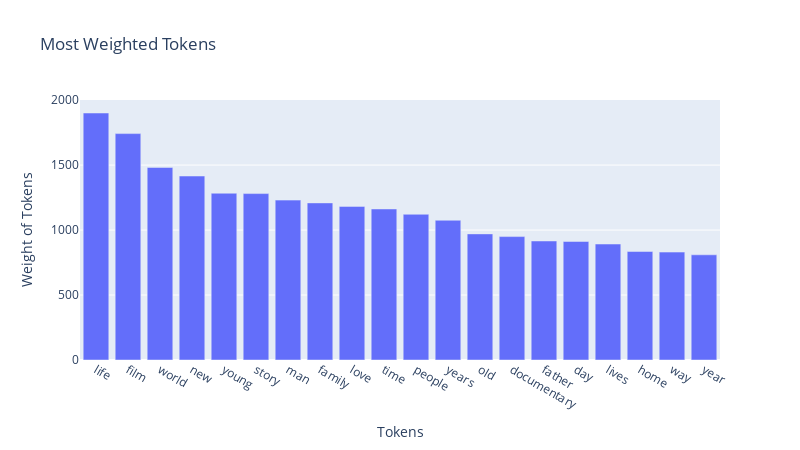

Notebook code cell kept with this figure:
### Code cell
# Plotting the most weighted words in the entire corpus with min_df=.02

words = tfidf.get_feature_names()
word_counts = X_train_transformed.toarray().sum(axis=0)

plotly_most_frequentTF(words, word_counts)

### Figure 1 — Plotly figure (JSON) as saved in the notebook; plotly's stock layout.template omitted (floating-point values rounded to 4 significant figures)
{"data": [{"alignmentgroup": "True", "hovertemplate": "token=%{x}<br>weight=%{y}<extra></extra>", "legendgroup": "", "marker": {"color": "#636efa", "pattern": {"shape": ""}}, "name": "", "offsetgroup": "", "orientation": "v", "showlegend": false, "textposition": "auto", "type": "bar", "x": ["life", "film", "world", "new", "young", "story", "man", "family", "love", "time", "people", "years", "old", "documentary", "father", "day", "lives", "home", "way", "year"], "xaxis": "x", "y": [1901.0, 1742.0, 1482.0, 1416.0, 1283.0, 1281.0, 1230.0, 1209.0, 1182.0, 1162.0, 1122.0, 1076.0, 970.6, 949.8, 915.9, 912.1, 892.5, 834.8, 830.5, 809.5], "yaxis": "y"}], "layout": {"barmode": "relative", "height": 450, "legend": {"tracegroupgap": 0}, "title": {"text": "Most Weighted Tokens"}, "width": 800, "xaxis": {"anchor": "y", "autorange": true, "domain": [0, 1], "range": [-0.5, 19.5], "title": {"text": "Tokens"}, "type": "category"}, "yaxis": {"anchor": "x", "autorange": true, "domain": [0, 1], "range": [0, 2001.0], "title": {"text": "Weight of Tokens"}, "type": "linear"}}}
